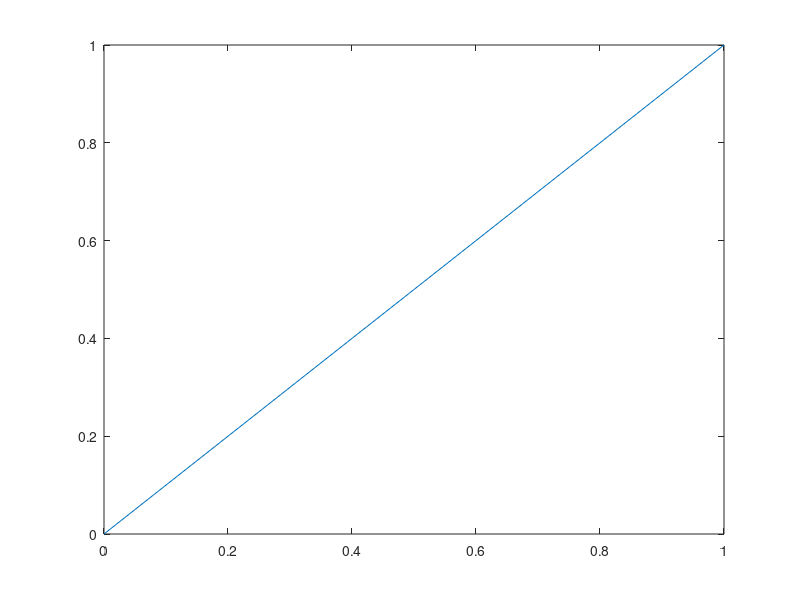

The MATLAB script that drew this image:
clear all
close all
clc

%% Defining the mesh
n_points = 5;
dom_size = 1;
h = dom_size/(n_points - 1);

%% Initialising the problem
y(1) = 0;
y(n_points) = 1;

y_new(1) = 0;
y_new(n_points) = 1;

error_mag = 1;
error_req = 1e-7;
iterations = 0;

%% Calculations
while error_mag > error_req
    for i = 2:(n_points-1)
        y_new(i) = 0.5.*(y(i-1) + y(i+1));
        iterations = iterations + 1;
    end
    % Calculation of error magnitude
    error_mag = 0;
    for i = 2:(n_points-1)
        error_mag = error_mag + abs(y(i) - y_new(i));
    end
    % Assigning new to be old
    y = y_new;
end

%% Plotting
x_dom = ((1:n_points)-1).*h;
figure; plot(x_dom, y)